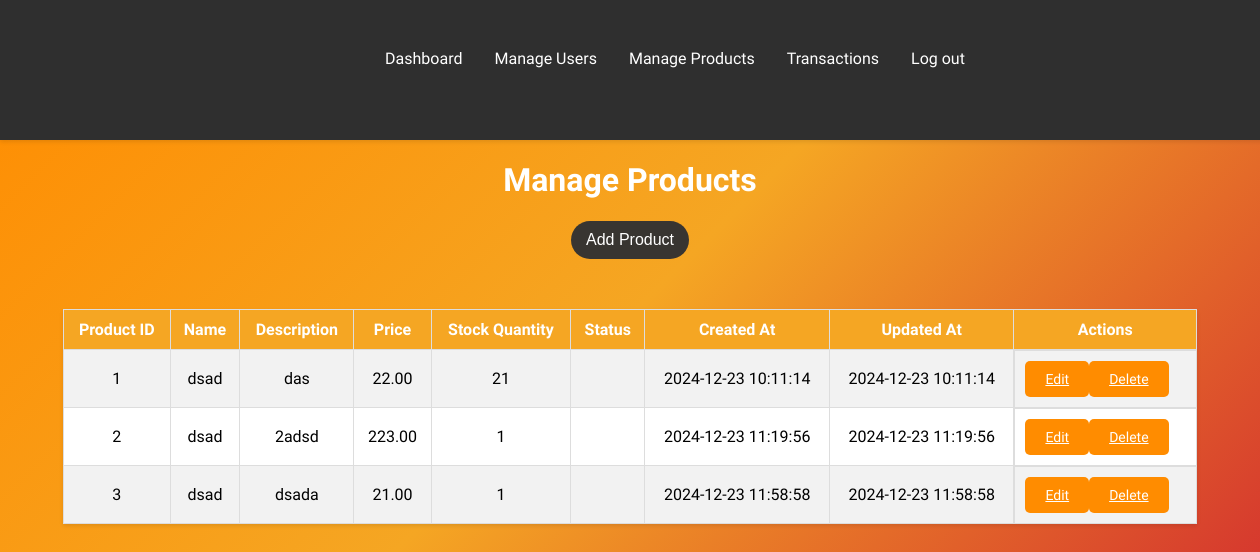
/manage_product.php, run on the app's committed database.
### tables this page shows
CREATE TABLE `products` (
  `product_id` int(11) NOT NULL,
  `name` varchar(255) NOT NULL,
  `description` text DEFAULT NULL,
  `price` decimal(10,2) NOT NULL,
  `image` varchar(255) DEFAULT NULL,
  `stock_quantity` int(11) NOT NULL DEFAULT 0,
  `status` enum('Confirmed','Pending','Cancelled','Shipped','Sold') NOT NULL DEFAULT 'Pending',
  `created_at` timestamp NOT NULL DEFAULT current_timestamp(),
  `updated_at` timestamp NOT NULL DEFAULT current_timestamp() ON UPDATE current_timestamp()
);

### manage_product.php (the view, shortened to what this page needs)
<?php
include 'plugin/head.php';
include 'db.php';
$conn = new mysqli($servername, $username, $password, $dbname);
$query = "SELECT `product_id`, `name`, `description`, `price`, `image`, `stock_quantity`, `status`, `created_at`, `updated_at` FROM `products` WHERE 1";
$result = $conn->query($query);
if ($result->num_rows > 0) {
    $products = $result->fetch_all(MYSQLI_ASSOC);
} else {
    $products = [];
}
?>
<!DOCTYPE html>
<html lang="en">
<head>
    <link rel="stylesheet" href="style.css">
</head>
<body>
    <h1>Manage Products</h1>
    <button onclick="openAddModal()" class="add-btn">Add Product</button>
    <table>
        <tr>
            <th>Product ID</th>
            <th>Name</th>
            <th>Description</th>
            <th>Price</th>
            <th>Stock Quantity</th>
            <th>Status</th>
            <th>Created At</th>
            <th>Updated At</th>
            <th>Actions</th>
        </tr>
        <?php foreach ($products as $product): ?>
            <tr>
                <td><?php echo htmlspecialchars($product['product_id']); ?></td>
                <td><?php echo htmlspecialchars($product['name']); ?></td>
                <td><?php echo htmlspecialchars($product['description']); ?></td>
                <td><?php echo htmlspecialchars($product['price']); ?></td>
                <td><?php echo htmlspecialchars($product['stock_quantity']); ?></td>
                <td><?php echo htmlspecialchars($product['status']); ?></td>
                <td><?php echo htmlspecialchars($product['created_at']); ?></td>
                <td><?php echo htmlspecialchars($product['updated_at']); ?></td>
                <td class="btns">
                    <a href="#" class="edit-btn" onclick="openModal(<?php echo $product['product_id']; ?>, '<?php echo $product['name']; ?>', '<?php echo $product['description']; ?>', '<?php echo $product['price']; ?>', '<?php echo $product['stock_quantity']; ?>', '<?php echo $product['image']; ?>', '<?php echo $product['status']; ?>')">Edit</a>
                    <a href="#" class="delete-btn" onclick="deleteProduct(<?php echo $product['product_id']; ?>)">Delete</a>
                </td>
            </tr>
        <?php endforeach; ?>
    </table>
</body>
</html>

### style.css (style rules this page uses)
body { font-family: 'MedievalSharp', cursive; margin: 0; padding: 0; background: linear-gradient(135deg, #ff8c00, #f5a623, #d32f2f); color: white; padding-bottom: 60px; }
h1 { text-align: center; color: #fff; }
table { width: 90%; margin: 50px auto; border-collapse: collapse; background-color: #fff; box-shadow: 0 2px 4px rgba(0, 0, 0, 0.1); color: black; }
table th, table td { padding: 10px; text-align: center; border: 1px solid #ddd; }
table th { background-color: #f5a623; color: #fff; }
table tr:nth-child(even) { background-color: #f2f2f2; }
button { cursor: pointer; }
.add-btn { background-color: #383531; color: white; padding: 10px 15px; font-size: 16px; border: none; border-radius: 25px; margin: 20px auto; display: block; transition: background-color 0.3s ease, transform 0.3s ease; }
button { background-color: #f5a623; color: white; padding: 10px 20px; margin: 10px; border: none; cursor: pointer; transition: background-color 0.3s ease, transform 0.3s ease; }
.edit-btn { padding: 10px 20px; background-color: #ff8c00; color: white; border: none; border-radius: 5px; text-align: center; font-size: 14px; cursor: pointer; transition: background-color 0.3s ease, transform 0.2s ease; }
.delete-btn { padding: 10px 20px; background-color: #ff8c00; color: white; border: none; border-radius: 5px; text-align: center; font-size: 14px; cursor: pointer; transition: background-color 0.3s ease, transform 0.2s ease; }
.btns { display: flex; flex-direction: row; height: 100%; }

### data on the page
products: product_id "1", name "dsad", description "das", price "22.00", stock_quantity "21", created_at "2024-12-23 10:11:14", updated_at "2024-12-23 10:11:14"
products: product_id "2", name "dsad", description "2adsd", price "223.00", stock_quantity "1", created_at "2024-12-23 11:19:56", updated_at "2024-12-23 11:19:56"
products: product_id "3", name "dsad", description "dsada", price "21.00", stock_quantity "1", created_at "2024-12-23 11:58:58", updated_at "2024-12-23 11:58:58"
